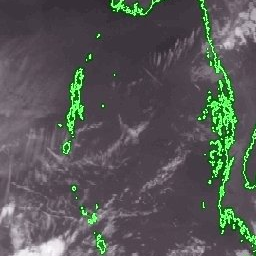
#> input picture cloud/imgs/0.png, 256 x 256 px, given in place of 20250201_0000.jpg, which was not available
$ python make_mask.py
#> lines starting #> are read from the running program, lines starting #| are printed output that depends on the picture; after the words box and inside, x2 and y2 are one past the last pixel; in counts of white or black regions, pixels touching at a corner belong together
from PIL import Image
import numpy as np
import os

def extract_green_border_mask(input_path, output_path):
    # Open the image and convert to RGB
#> called with input_path = 'scrape_images/20250201_0000.jpg', output_path = 'grey_images/grey_20250201_0000.jpg'
    img = Image.open(input_path).convert("RGB")
#> img is the input picture: PIL image 256x256 RGB; mean R, G, B 87.1, 88.4, 86.6
    arr = np.array(img)

    green_mask = (arr[:, :, 1] > 200) & (arr[:, :, 0] < 200) & (arr[:, :, 2] < 200)
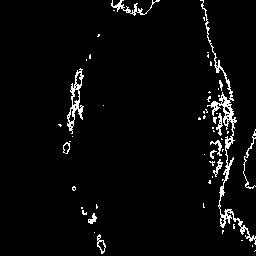
#> green_mask: shape (256, 256) bool; 3.5% white in thin lines or dots, all inside (x1, y1, x2, y2) = (58, 0, 256, 254)

    binary_mask = np.where(green_mask, 255, 0).astype(np.uint8)

    os.makedirs(os.path.dirname(output_path), exist_ok=True)

    Image.fromarray(binary_mask).save(output_path)
    print(f"✅ Mask saved to {output_path}")

extract_green_border_mask("scrape_images/20250201_0000.jpg", "grey_images/grey_20250201_0000.jpg")

$ run again, on cloud/imgs/1.png
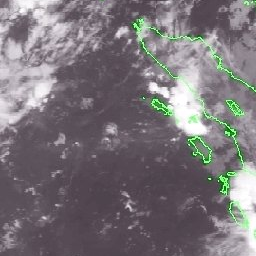
#> input picture cloud/imgs/1.png, 256 x 256 px, given in place of 20250201_0000.jpg, which was not available
#> in extract_green_border_mask, img is the input picture: PIL image 256x256 RGB; mean R, G, B 121.7, 116.5, 120.9
#> in extract_green_border_mask, `green_mask = (arr[:, :, 1] > 200) & (arr[:, :, 0] < 200) & (arr[:, :, ..`:
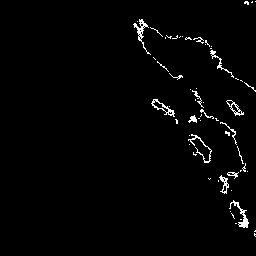
#> green_mask: shape (256, 256) bool; 1.9% white in thin lines or dots, all inside (x1, y1, x2, y2) = (133, 1, 256, 237)
